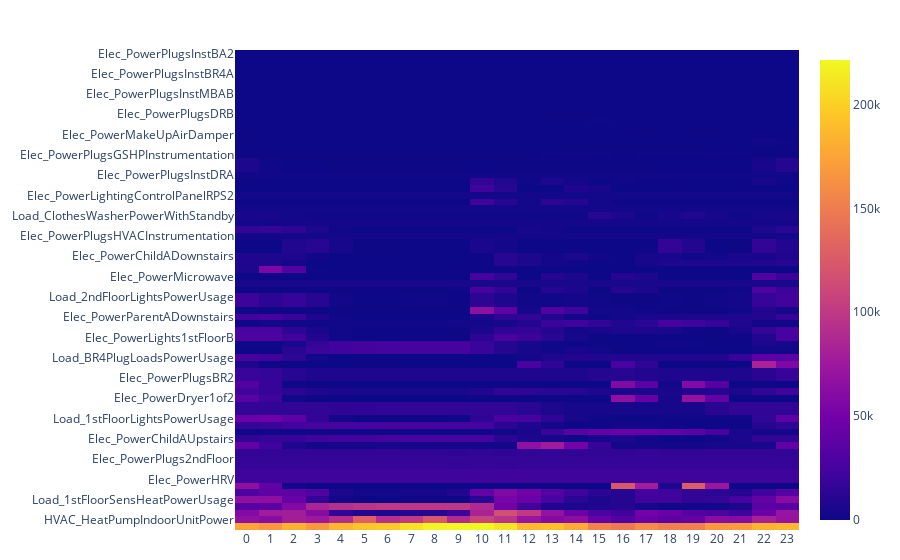

Notebook code cell kept with this figure:
### Code cell
fig = px.imshow(hourON[columns].T)


fig.update_layout(margin=dict(
    l=30,
    r=30,
    b=30,
    t=50,
), xaxis_nticks=30,
    # annotations=annotations,
)

fig.show()

### Figure 1 — Plotly figure (JSON) as saved in the notebook; plotly's stock layout.template omitted (floating-point values rounded to 4 significant figures; data arrays with more than 128 entries replaced by an {"elided": "..."} marker saying what was removed)
{"data": [{"coloraxis": "coloraxis", "hovertemplate": "x: %{x}<br>y: %{y}<br>color: %{z}<extra></extra>", "name": "0", "type": "heatmap", "x": [0, 1, 2, 3, 4, 5, 6, 7, 8, 9, 10, 11, 12, 13, 14, 15, 16, 17, 18, 19, 20, 21, 22, 23], "xaxis": "x", "y": ["Elec_PowerPlugsInstBA2", "Elec_PowerPlugsInstMudroomA", "Elec_PowerPlugsAttic", "Elec_PowerPlugsInstBR4A", "Elec_PowerPlugsBA2North", "Elec_PowerPlugsInstLRA", "Elec_PowerPlugsInstMBAB", "HourOfTimestamp", "Elec_PowerLightsAttic", "Elec_PowerPlugsDRB", "Elec_PowerPlugsInstBR2Hall", "Elec_PowerPlugsInstKitA", "Elec_PowerMakeUpAirDamper", "Elec_PowerPlugsKitPeninsula", "Elec_PowerPlugsInstBR3", "Elec_PowerPlugsGSHPInstrumentation", "Elec_PowerPlugsBR3", "Load_BR3PlugLoadsPowerUsage", "Elec_PowerPlugsInstDRA", "Elec_PowerPlugsKitRange", "Elec_PowerPlugsMBAEast", "Elec_PowerLightingControlPanelRPS2", "Elec_PowerPlugsKitSink", "Elec_PowerPlugsMBAWest", "Load_ClothesWasherPowerWithStandby", "Elec_PowerLightingControlPanelRPS1", "Elec_PowerLights1stFloorA", "Elec_PowerPlugsHVACInstrumentation", "Load_MBRPlugLoadsPowerUsage", "Elec_PowerPlugsMBR", "Elec_PowerChildADownstairs", "Elec_PowerChildBDownstairs", "Elec_PowerDishwasher", "Elec_PowerMicrowave", "Elec_PowerSpare2", "Load_MicrowavePowerWithStandby", "Load_2ndFloorLightsPowerUsage", "Elec_PowerLights2ndFloor", "Load_KPlugLoadsPowerUsage", "Elec_PowerParentADownstairs", "Elec_PowerLightsBasement", "Elec_PowerParentBDownstairs", "Elec_PowerLights1stFloorB", "Elec_PowerParentAUpstairs", "Elec_PowerParentBUpstairs", "Load_BR4PlugLoadsPowerUsage", "Elec_PowerGarbageDisposal", "Load_BR2PlugLoadsPowerUsage", "Elec_PowerPlugsBR2", "Elec_PowerDryer2of2", "Load_LRPlugLoadsPowerUsage", "Elec_PowerDryer1of2", "Load_LatentHeatPowerUsage", "Elec_PowerPlugsInstKitD", "Load_1stFloorLightsPowerUsage", "Elec_PowerChildBUpstairs", "DHW_SHWPumpsPowerWithStandby", "Elec_PowerChildAUpstairs", "Load_OvenPowerTotal", "Elec_PowerRefrigerator", "Elec_PowerPlugs2ndFloor", "Load_RefrigeratorPowerWithStandby", "Load_BasementPlugLoadsPowerUsage", "Elec_PowerHRV", "Load_DryerPowerTotal", "Elec_PowerHeatPumpWH2of2", "Load_1stFloorSensHeatPowerUsage", "Load_2ndFloorSensHeatPowerUsage", "DHW_HeatPumpWaterHeaterPowerTotal", "HVAC_HeatPumpIndoorUnitPower", "HVAC_HeatPumpOutdoorUnitPower"], "yaxis": "y", "z": {"elided": "71x24 float values"}}], "layout": {"coloraxis": {"colorscale": [[0.0, "#0d0887"], [0.1111, "#46039f"], [0.2222, "#7201a8"], [0.3333, "#9c179e"], [0.4444, "#bd3786"], [0.5556, "#d8576b"], [0.6667, "#ed7953"], [0.7778, "#fb9f3a"], [0.8889, "#fdca26"], [1.0, "#f0f921"]]}, "margin": {"b": 30, "l": 30, "r": 30, "t": 50}, "xaxis": {"anchor": "y", "constrain": "domain", "domain": [0.0, 1.0], "nticks": 30, "scaleanchor": "y"}, "yaxis": {"anchor": "x", "autorange": "reversed", "constrain": "domain", "domain": [0.0, 1.0]}}}
